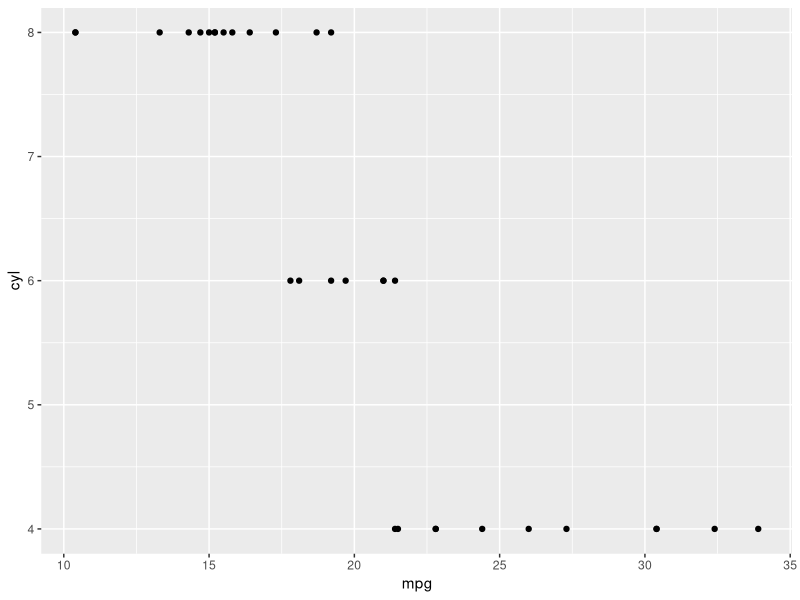
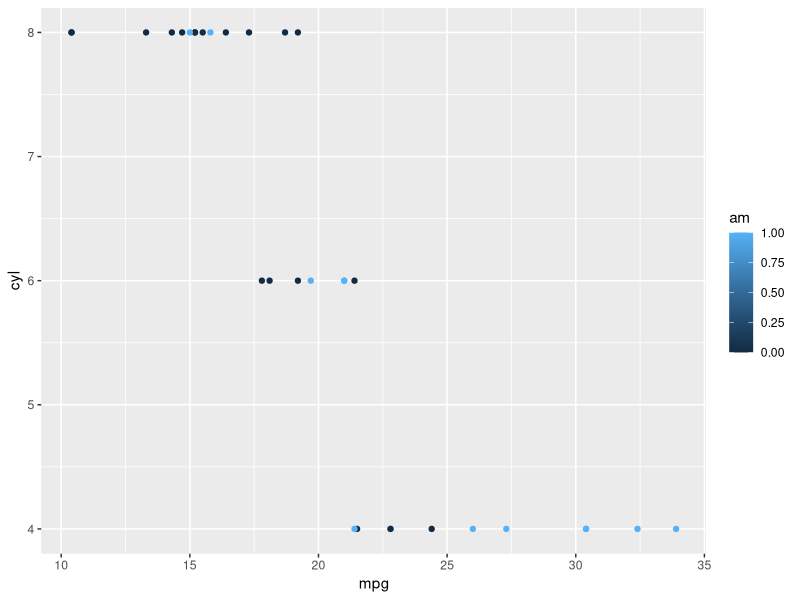
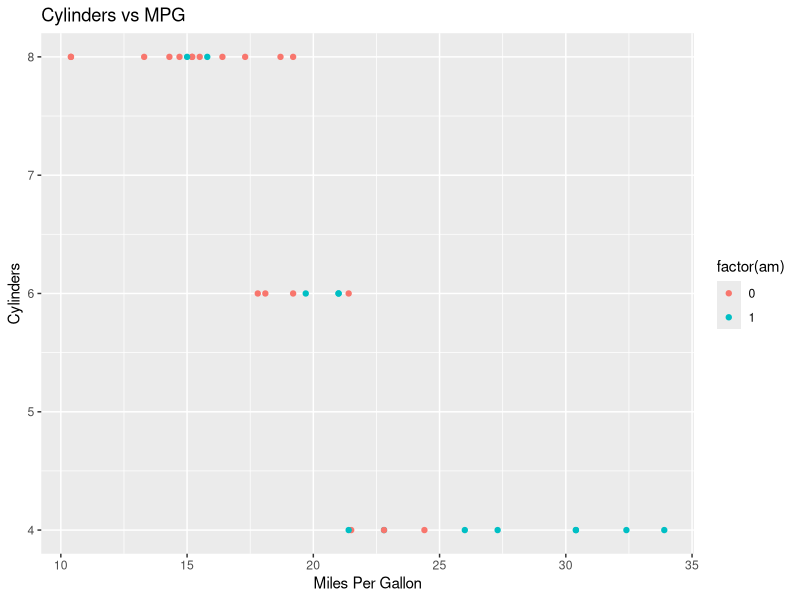
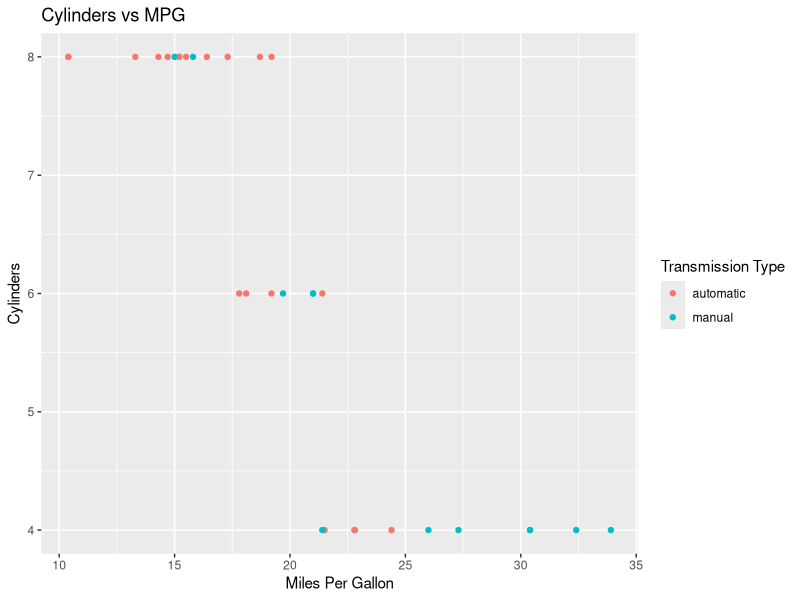

Write the R code that produced these figures, in order.
## ---- chunk 1
?mtcars
## ---- chunk 2
library(tidyverse)
view(mtcars)
## ---- chunk 3
mtcars |>
  ggplot(aes(mpg,cyl))+
  geom_point()
## ---- chunk 4
mtcars |>
  ggplot(aes(mpg,cyl,color= am))+
  geom_point() 
## ---- chunk 5
mtcars |>
  ggplot(aes(mpg,cyl,color= factor(am)))+
  geom_point()+
  #scale_fill_brewer(palette = "blues") +
  labs(title = "Cylinders vs MPG",x="Miles Per Gallon",y="Cylinders")
## ---- chunk 6
mtcars |>
  ggplot(aes(mpg,cyl,color= factor(am)))+
  geom_point()+
  scale_fill_brewer(palette = "YlOrRd") +
  scale_color_discrete(name="Transmission Type",
                      breaks=c("0","1"),
                      labels=c("automatic","manual"))+
  labs(title = "Cylinders vs MPG",x="Miles Per Gallon",y="Cylinders")
